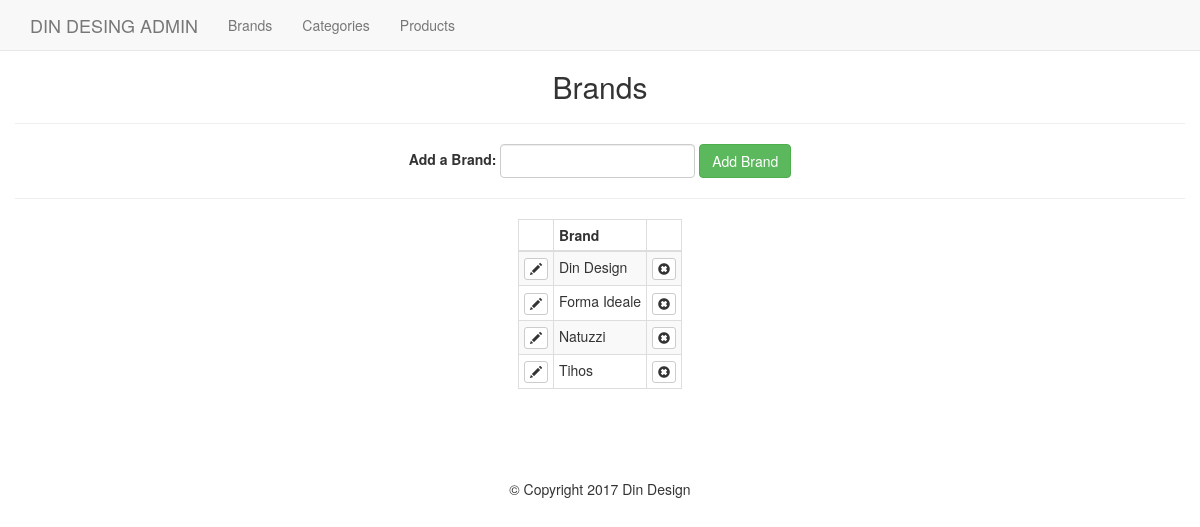
Screenshot of /admin/brands.php with the database file from the repository.
### tables this page shows
CREATE TABLE `brand` (
  `id` int(11) NOT NULL,
  `brand` varchar(255) NOT NULL
);

### admin/brands.php (the view, shortened to what this page needs)
<?php
	require_once '../core/init.php';
	include 'includes/head.php';
	include 'includes/navigation.php';
	$upit = "SELECT * FROM brand ORDER BY brand";
	$results = $connection->query($upit);
 ?>
<h2 class="text-center">Brands</h2><hr>
<div class="text-center">
	<form action="brands.php<?php echo ((isset($_GET['edit']))?'?edit='.$edit_id:'')  ?>" method="POST" class="form-inline">
		<div class="form-group">
			<?php
			$brand_value = '';
			?>
			<label for="brand"><?php echo ((isset($_GET['edit']))?'Edit':'Add a'); ?> Brand:</label>
			<input type="text" name="brand" id="brand" class="form-control" value="<?php echo $brand_value; ?>">
			<input type="submit" name="add_submit" value="<?php echo ((isset($_GET['edit']))?'Edit':'Add'); ?> Brand" class="btn btn-success">
		</div>
	</form>
</div><hr>
<table class="table table-bordered table-striped table-auto table-condensed">
	<thead>
		<th></th>
		<th>Brand</th>
		<th></th>
	</thead>
	<tbody>
		<?php while ($brand = mysqli_fetch_assoc($results)) : ?>
			<tr>
				<td><a href="brands.php?edit=<?php echo $brand['id']; ?>" class="btn btn-xs btn-default"><span class="glyphicon glyphicon-pencil"></span></a></td>
				<td><?php echo $brand['brand']; ?></td>
				<td><a href="brands.php?delete=<?php echo $brand['id']; ?>" class="btn btn-xs btn-default"><span class="glyphicon glyphicon-remove-sign"></span></a></td>
			</tr>
		<?php endwhile; ?>
	</tbody>
</table>
 <?php
 	include 'includes/footer.php';
  ?>

### css/main.css (style rules this page uses)
body { padding-top: 50px; }
.table-auto { width: auto; margin: 0 auto; }

### rows the page displays
brand: brand "Din Design"
brand: brand "Forma Ideale"
brand: brand "Natuzzi"
brand: brand "Tihos"
